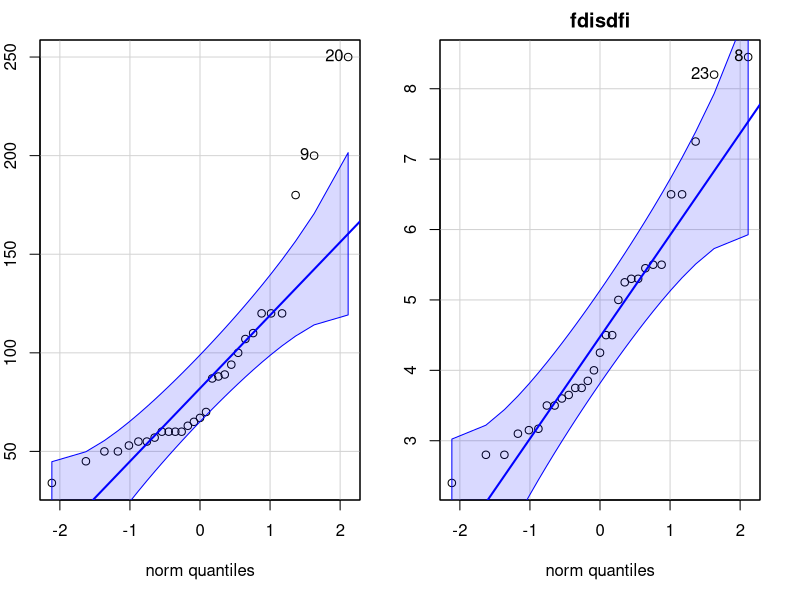
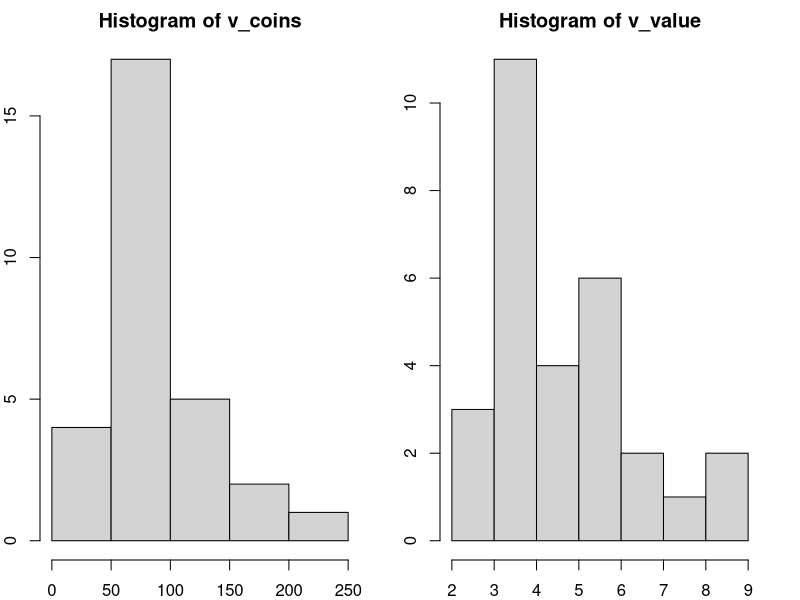

These charts were generated, in order, by the following R code:
## ---- chunk 1
if (!require(readr, quietly = TRUE)){
  install.packages("readr")
}
if (!require(car, quietly = TRUE)){
  install.packages("car")
}
if (!require(lmtest, quietly = TRUE)){
  install.packages("lmtest")
}

v_data = readr::read_csv('data.csv')
v_coins = v_data$coins
v_value = v_data$value
n = length(v_data$coins)
## ---- chunk 2
par(mfrow=c(1,2), mai=.4*c(2.5,1,1,1))
qqPlot(v_coins)
qqPlot(v_value)
title("fdisdfi")

par(mfrow=c(1,2), mai=.4*c(1,1,1,1))
hist(v_coins)
hist(v_value)

shapiro.test(v_coins)
shapiro.test(v_value)

## ---- chunk 3
dwtest(v_coins~1)
dwtest(v_value~1)

## ---- chunk 4
v_coins.mean = mean(v_coins)
v_coins.sd = sd(v_coins)
v_coins.rsd = sd(v_coins)/mean(v_coins)

v_value.mean = mean(v_value)
v_value.sd = sd(v_value)
v_value.rsd = sd(v_value)/mean(v_value)

## ---- chunk 5
v_coins.mu0 = 130
v_value.mu0 = 2.60 * 3.5
t.test(v_coins, mu=v_coins.mu0)
t.test(v_value, mu=v_value.mu0)

## ---- chunk 6
v_coins.delta = 10
v_coins.desiredPower = 0.8
v_coins.powerReal = power.t.test(n=29, delta=v_coins.delta, sd=v_coins.sd, sig.level=0.05, type="one.sample", alternative="two.sided")$power
v_coins.n = power.t.test(power=v_coins.desiredPower, delta=v_coins.delta, sd=v_coins.sd, sig.level=0.05, type="one.sample", alternative="two.sided")$n

v_value.delta = 0.5
v_value.desiredPower = 0.8
v_value.powerReal = power.t.test(n=29, delta=v_value.delta, sd=v_value.sd, sig.level=0.05, type="one.sample", alternative="two.sided")$power
v_value.n = power.t.test(power=v_value.desiredPower, delta=v_value.delta, sd=v_value.sd, sig.level=0.05, type="one.sample", alternative="two.sided")$n

